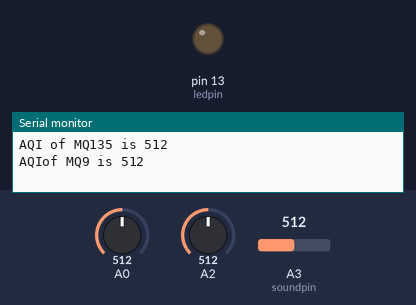
A sketch run on a simulated Arduino Uno, built with avr-gcc and run on an emulated ATmega328P. Shown: output pins drawn as LEDs (lit = HIGH), the last lines printed to the serial monitor. Inputs (shaded band) come from the test bench; at power-on: A0 = 512, A2 = 512, A3 (soundpin) = 512.

Above: at 0.1 s.
At 5.1 s:
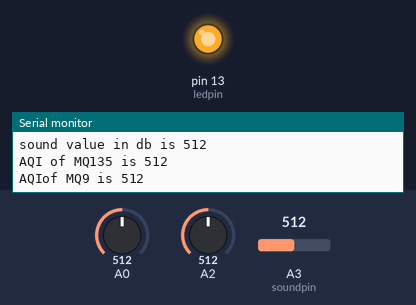
Timing chart, 0 to 6.6 s (numbered marks = the images above):
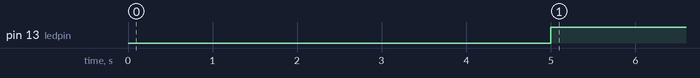

The sketch:

soundmqall.ino
```cpp
const int ledpin=13; // ledpin and soundpin are not changed throughout the process
const int soundpin=A3;
const int threshold=900; // sets threshold value for sound sensor
void setup()
{
  // put your setup code here, to run once:
  pinMode(A0,INPUT);
  pinMode(A2,INPUT);
  pinMode(ledpin,OUTPUT);
  pinMode(soundpin,INPUT);
  Serial.begin(9600);
}
void loop()
{
  int soundsens=analogRead(soundpin); // reads analog data from sound sensor
  int a=analogRead(A0);
  int b=analogRead(A2);
  Serial.print("AQI of MQ135 is ");
   Serial.println(a);
   Serial.print("AQIof MQ9 is ");
   Serial.println(b);
   delay(5000);
   if (soundsens>=threshold)
   {
    digitalWrite(ledpin,LOW); //turns led on
    delay(5000);
    Serial.print("sound value in db is ");
    Serial.println(soundsens);
   }
   else
   {
    digitalWrite(ledpin,HIGH);
    Serial.print("sound value in db is ");
    Serial.println(soundsens);
   }


}
```

Measured:
- by itself, pin 13 (ledpin): LOW → HIGH at 5.0 s
